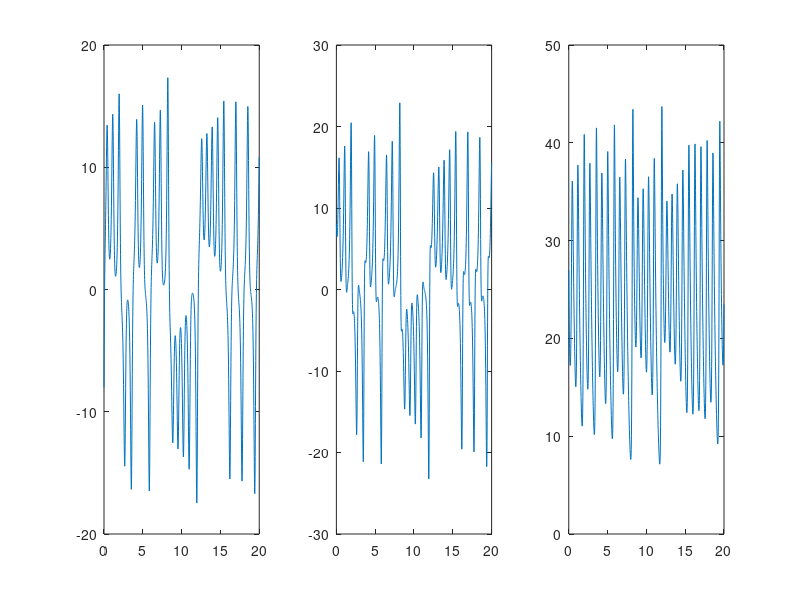
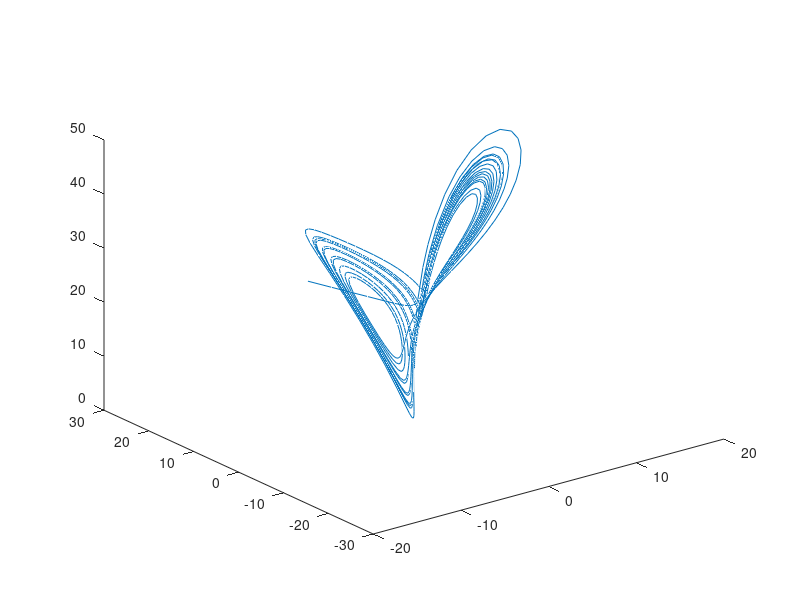

These charts were generated, in order, by the following MATLAB code: (Note: this script raises an error after producing the figures.)
clear all 
tspan = [0 20];
y0=[-8,8,27];
sigma=10; rho=28; beta=8/3; 
% x=y(1), y=y(2), z=y(3)
odefun=@(t,y) [sigma.*(-y(1)+y(2));
    rho.*y(1)-y(2)-y(1).*y(3);
    y(1).*y(2)-beta.*y(3)];

%trajectory 
figure() 
[t ,sol]=ode45(odefun,tspan,y0); 
for j=1:3 
    subplot(1,3,j),plot(t,sol(:,j)) 
end 

%Phase plane 
figure()
plot3(sol(:,1),sol(:,2),sol(:,3)) 

%% stability 
clear y 
syms x y lemda z 
f=@(x,y,z) sigma.*(-x+y);
g=@(x,y,z) rho.*x-y-x.*z;
h=@(x,y,z) x.*y-beta.*z;
[u,v,w]= solve(f(x,y,z)==0,g(x,y,z)==0,h(x,y,z)==0);
jac(x,y,z) = jacobian([f(x,y,z),g(x,y,z),h(x,y,z)],[x,y,z]);

%Third critical point is negative.So we will check upto 2nd point.Loop(1-2) 
for i=1:length(u) % Need to fix
    z=eig(jac(u(i),v(i),w(i))); 
    %double is used to express the number as floating point 
    eval=double(z) 
    if real(eval)==0 & imag(eval)~=0 
        z=double([u(i) v(i) w(i)]) 
        fprintf('Stable Centre\n') 
    elseif real(eval)<0 
        z=double([u(i) v(i) w(i)]) 
        fprintf('Asym stable.\n') 
    elseif real(eval)>0
        z=double([u(i) v(i) w(i)]) 
        fprintf('Unstable.\n') 
    elseif real(eval(1))|real(eval(2))|real(eval(3))<0 & real(eval(1))|real(eval(2))|real(eval(3))>0 
        z=double([u(i) v(i) w(i)]) 
        fprintf('saddle\n') 
    end 
end